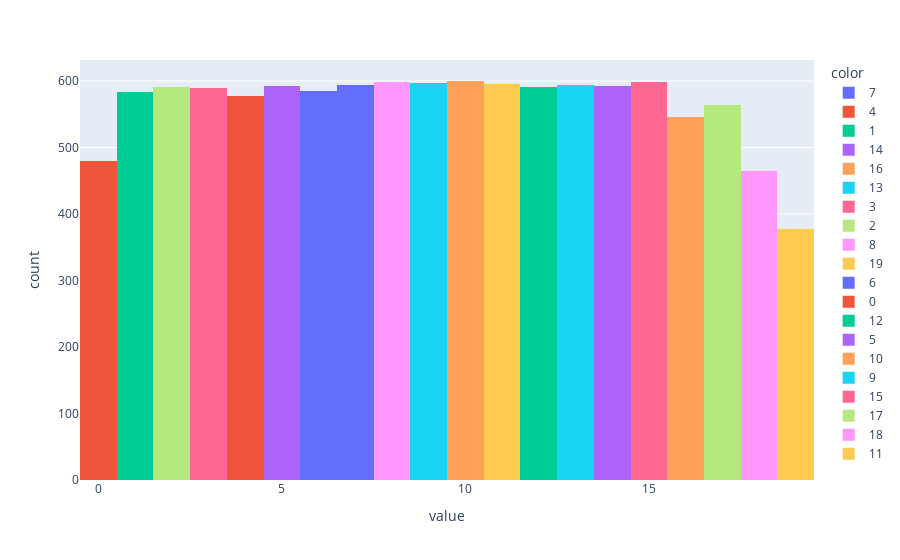

Notebook code cell kept with this figure:
### Code cell
import seaborn as sns
import matplotlib.pyplot as plt
%matplotlib inline

import warnings
warnings.filterwarnings('ignore')

import plotly.express as px

px.histogram(train_corpus.target, color=train_corpus.target)

### Figure 1 — Plotly figure (JSON) as saved in the notebook; plotly's stock layout.template omitted (floating-point values rounded to 4 significant figures; data arrays with more than 128 entries replaced by an {"elided": "..."} marker saying what was removed)
{"data": [{"alignmentgroup": "True", "bingroup": "x", "hovertemplate": "color=7<br>value=%{x}<br>count=%{y}<extra></extra>", "legendgroup": "7", "marker": {"color": "#636efa", "pattern": {"shape": ""}}, "name": "7", "offsetgroup": "7", "orientation": "v", "showlegend": true, "type": "histogram", "x": {"elided": "594 int values"}, "xaxis": "x", "yaxis": "y"}, {"alignmentgroup": "True", "bingroup": "x", "hovertemplate": "color=4<br>value=%{x}<br>count=%{y}<extra></extra>", "legendgroup": "4", "marker": {"color": "#EF553B", "pattern": {"shape": ""}}, "name": "4", "offsetgroup": "4", "orientation": "v", "showlegend": true, "type": "histogram", "x": {"elided": "578 int values"}, "xaxis": "x", "yaxis": "y"}, {"alignmentgroup": "True", "bingroup": "x", "hovertemplate": "color=1<br>value=%{x}<br>count=%{y}<extra></extra>", "legendgroup": "1", "marker": {"color": "#00cc96", "pattern": {"shape": ""}}, "name": "1", "offsetgroup": "1", "orientation": "v", "showlegend": true, "type": "histogram", "x": {"elided": "584 int values"}, "xaxis": "x", "yaxis": "y"}, {"alignmentgroup": "True", "bingroup": "x", "hovertemplate": "color=14<br>value=%{x}<br>count=%{y}<extra></extra>", "legendgroup": "14", "marker": {"color": "#ab63fa", "pattern": {"shape": ""}}, "name": "14", "offsetgroup": "14", "orientation": "v", "showlegend": true, "type": "histogram", "x": {"elided": "593 int values"}, "xaxis": "x", "yaxis": "y"}, {"alignmentgroup": "True", "bingroup": "x", "hovertemplate": "color=16<br>value=%{x}<br>count=%{y}<extra></extra>", "legendgroup": "16", "marker": {"color": "#FFA15A", "pattern": {"shape": ""}}, "name": "16", "offsetgroup": "16", "orientation": "v", "showlegend": true, "type": "histogram", "x": {"elided": "546 int values"}, "xaxis": "x", "yaxis": "y"}, {"alignmentgroup": "True", "bingroup": "x", "hovertemplate": "color=13<br>value=%{x}<br>count=%{y}<extra></extra>", "legendgroup": "13", "marker": {"color": "#19d3f3", "pattern": {"shape": ""}}, "name": "13", "offsetgroup": "13", "orientation": "v", "showlegend": true, "type": "histogram", "x": {"elided": "594 int values"}, "xaxis": "x", "yaxis": "y"}, {"alignmentgroup": "True", "bingroup": "x", "hovertemplate": "color=3<br>value=%{x}<br>count=%{y}<extra></extra>", "legendgroup": "3", "marker": {"color": "#FF6692", "pattern": {"shape": ""}}, "name": "3", "offsetgroup": "3", "orientation": "v", "showlegend": true, "type": "histogram", "x": {"elided": "590 int values"}, "xaxis": "x", "yaxis": "y"}, {"alignmentgroup": "True", "bingroup": "x", "hovertemplate": "color=2<br>value=%{x}<br>count=%{y}<extra></extra>", "legendgroup": "2", "marker": {"color": "#B6E880", "pattern": {"shape": ""}}, "name": "2", "offsetgroup": "2", "orientation": "v", "showlegend": true, "type": "histogram", "x": {"elided": "591 int values"}, "xaxis": "x", "yaxis": "y"}, {"alignmentgroup": "True", "bingroup": "x", "hovertemplate": "color=8<br>value=%{x}<br>count=%{y}<extra></extra>", "legendgroup": "8", "marker": {"color": "#FF97FF", "pattern": {"shape": ""}}, "name": "8", "offsetgroup": "8", "orientation": "v", "showlegend": true, "type": "histogram", "x": {"elided": "598 int values"}, "xaxis": "x", "yaxis": "y"}, {"alignmentgroup": "True", "bingroup": "x", "hovertemplate": "color=19<br>value=%{x}<br>count=%{y}<extra></extra>", "legendgroup": "19", "marker": {"color": "#FECB52", "pattern": {"shape": ""}}, "name": "19", "offsetgroup": "19", "orientation": "v", "showlegend": true, "type": "histogram", "x": {"elided": "377 int values"}, "xaxis": "x", "yaxis": "y"}, {"alignmentgroup": "True", "bingroup": "x", "hovertemplate": "color=6<br>value=%{x}<br>count=%{y}<extra></extra>", "legendgroup": "6", "marker": {"color": "#636efa", "pattern": {"shape": ""}}, "name": "6", "offsetgroup": "6", "orientation": "v", "showlegend": true, "type": "histogram", "x": {"elided": "585 int values"}, "xaxis": "x", "yaxis": "y"}, {"alignmentgroup": "True", "bingroup": "x", "hovertemplate": "color=0<br>value=%{x}<br>count=%{y}<extra></extra>", "legendgroup": "0", "marker": {"color": "#EF553B", "pattern": {"shape": ""}}, "name": "0", "offsetgroup": "0", "orientation": "v", "showlegend": true, "type": "histogram", "x": {"elided": "480 int values"}, "xaxis": "x", "yaxis": "y"}, {"alignmentgroup": "True", "bingroup": "x", "hovertemplate": "color=12<br>value=%{x}<br>count=%{y}<extra></extra>", "legendgroup": "12", "marker": {"color": "#00cc96", "pattern": {"shape": ""}}, "name": "12", "offsetgroup": "12", "orientation": "v", "showlegend": true, "type": "histogram", "x": {"elided": "591 int values"}, "xaxis": "x", "yaxis": "y"}, {"alignmentgroup": "True", "bingroup": "x", "hovertemplate": "color=5<br>value=%{x}<br>count=%{y}<extra></extra>", "legendgroup": "5", "marker": {"color": "#ab63fa", "pattern": {"shape": ""}}, "name": "5", "offsetgroup": "5", "orientation": "v", "showlegend": true, "type": "histogram", "x": {"elided": "593 int values"}, "xaxis": "x", "yaxis": "y"}, {"alignmentgroup": "True", "bingroup": "x", "hovertemplate": "color=10<br>value=%{x}<br>count=%{y}<extra></extra>", "legendgroup": "10", "marker": {"color": "#FFA15A", "pattern": {"shape": ""}}, "name": "10", "offsetgroup": "10", "orientation": "v", "showlegend": true, "type": "histogram", "x": {"elided": "600 int values"}, "xaxis": "x", "yaxis": "y"}, {"alignmentgroup": "True", "bingroup": "x", "hovertemplate": "color=9<br>value=%{x}<br>count=%{y}<extra></extra>", "legendgroup": "9", "marker": {"color": "#19d3f3", "pattern": {"shape": ""}}, "name": "9", "offsetgroup": "9", "orientation": "v", "showlegend": true, "type": "histogram", "x": {"elided": "597 int values"}, "xaxis": "x", "yaxis": "y"}, {"alignmentgroup": "True", "bingroup": "x", "hovertemplate": "color=15<br>value=%{x}<br>count=%{y}<extra></extra>", "legendgroup": "15", "marker": {"color": "#FF6692", "pattern": {"shape": ""}}, "name": "15", "offsetgroup": "15", "orientation": "v", "showlegend": true, "type": "histogram", "x": {"elided": "599 int values"}, "xaxis": "x", "yaxis": "y"}, {"alignmentgroup": "True", "bingroup": "x", "hovertemplate": "color=17<br>value=%{x}<br>count=%{y}<extra></extra>", "legendgroup": "17", "marker": {"color": "#B6E880", "pattern": {"shape": ""}}, "name": "17", "offsetgroup": "17", "orientation": "v", "showlegend": true, "type": "histogram", "x": {"elided": "564 int values"}, "xaxis": "x", "yaxis": "y"}, {"alignmentgroup": "True", "bingroup": "x", "hovertemplate": "color=18<br>value=%{x}<br>count=%{y}<extra></extra>", "legendgroup": "18", "marker": {"color": "#FF97FF", "pattern": {"shape": ""}}, "name": "18", "offsetgroup": "18", "orientation": "v", "showlegend": true, "type": "histogram", "x": {"elided": "465 int values"}, "xaxis": "x", "yaxis": "y"}, {"alignmentgroup": "True", "bingroup": "x", "hovertemplate": "color=11<br>value=%{x}<br>count=%{y}<extra></extra>", "legendgroup": "11", "marker": {"color": "#FECB52", "pattern": {"shape": ""}}, "name": "11", "offsetgroup": "11", "orientation": "v", "showlegend": true, "type": "histogram", "x": {"elided": "595 int values"}, "xaxis": "x", "yaxis": "y"}], "layout": {"barmode": "relative", "legend": {"title": {"text": "color"}, "tracegroupgap": 0}, "margin": {"t": 60}, "xaxis": {"anchor": "y", "domain": [0, 1], "title": {"text": "value"}}, "yaxis": {"anchor": "x", "domain": [0, 1], "title": {"text": "count"}}}}
